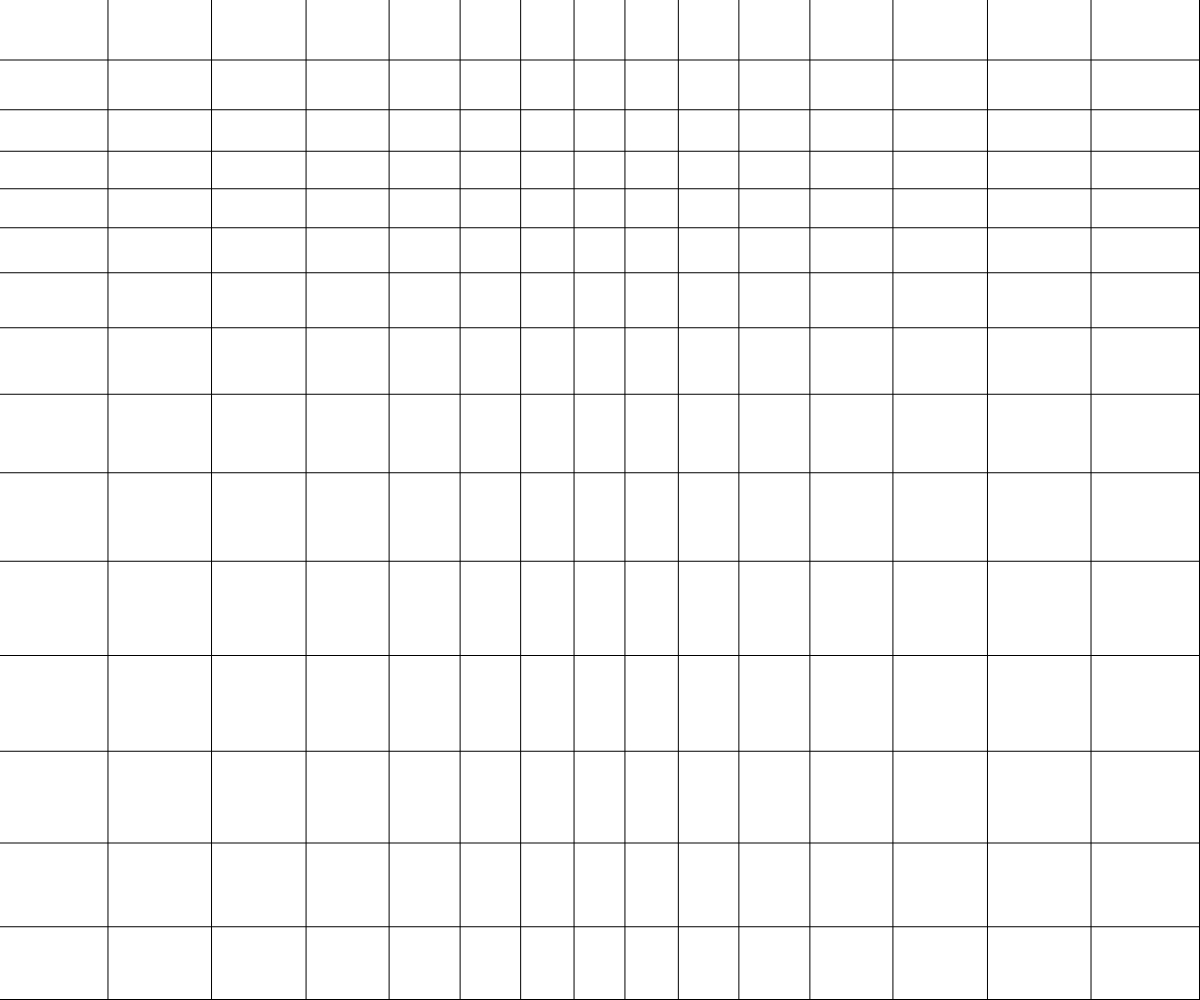
Frame 1 (no input)
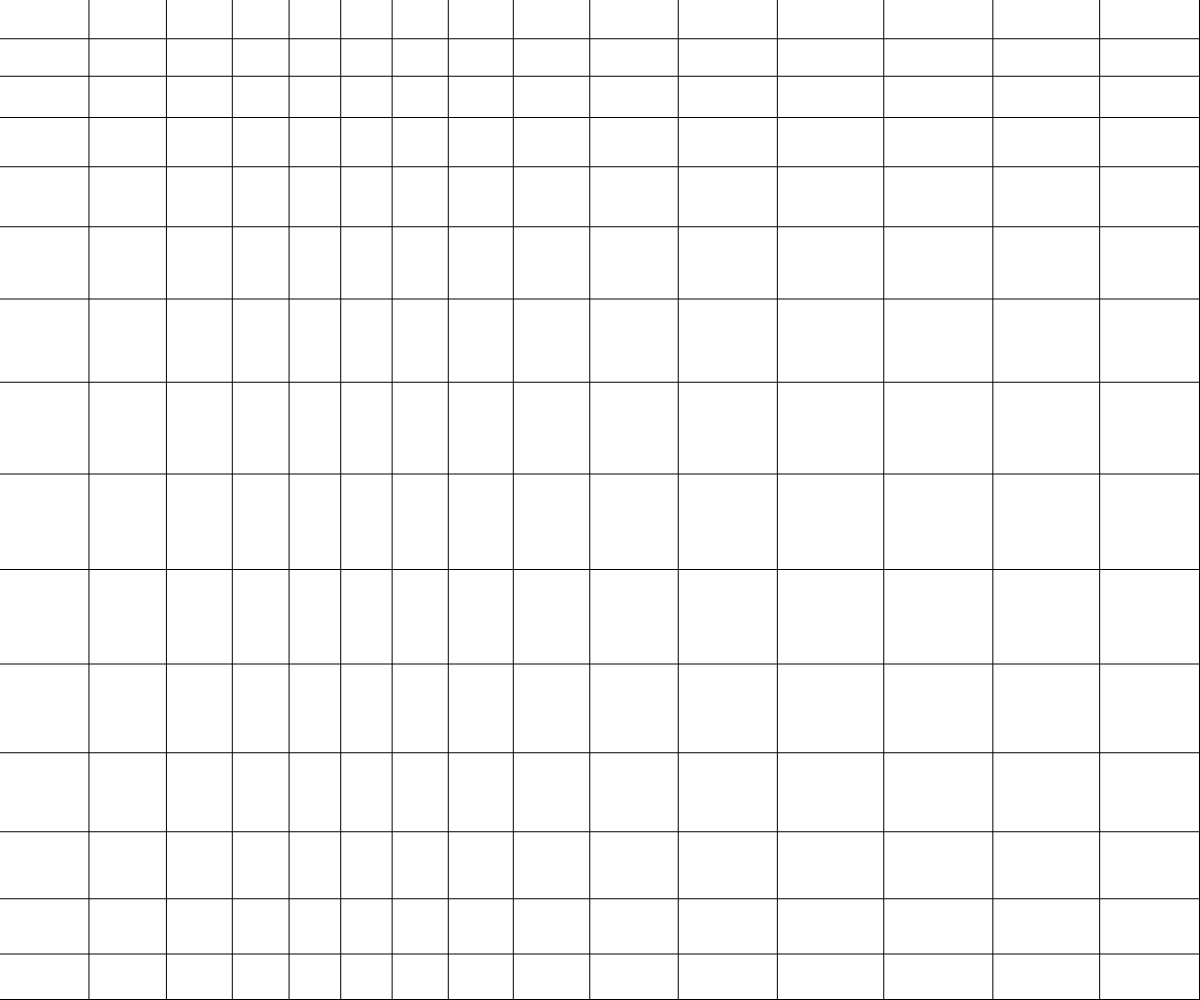
Frame 60 (no input)
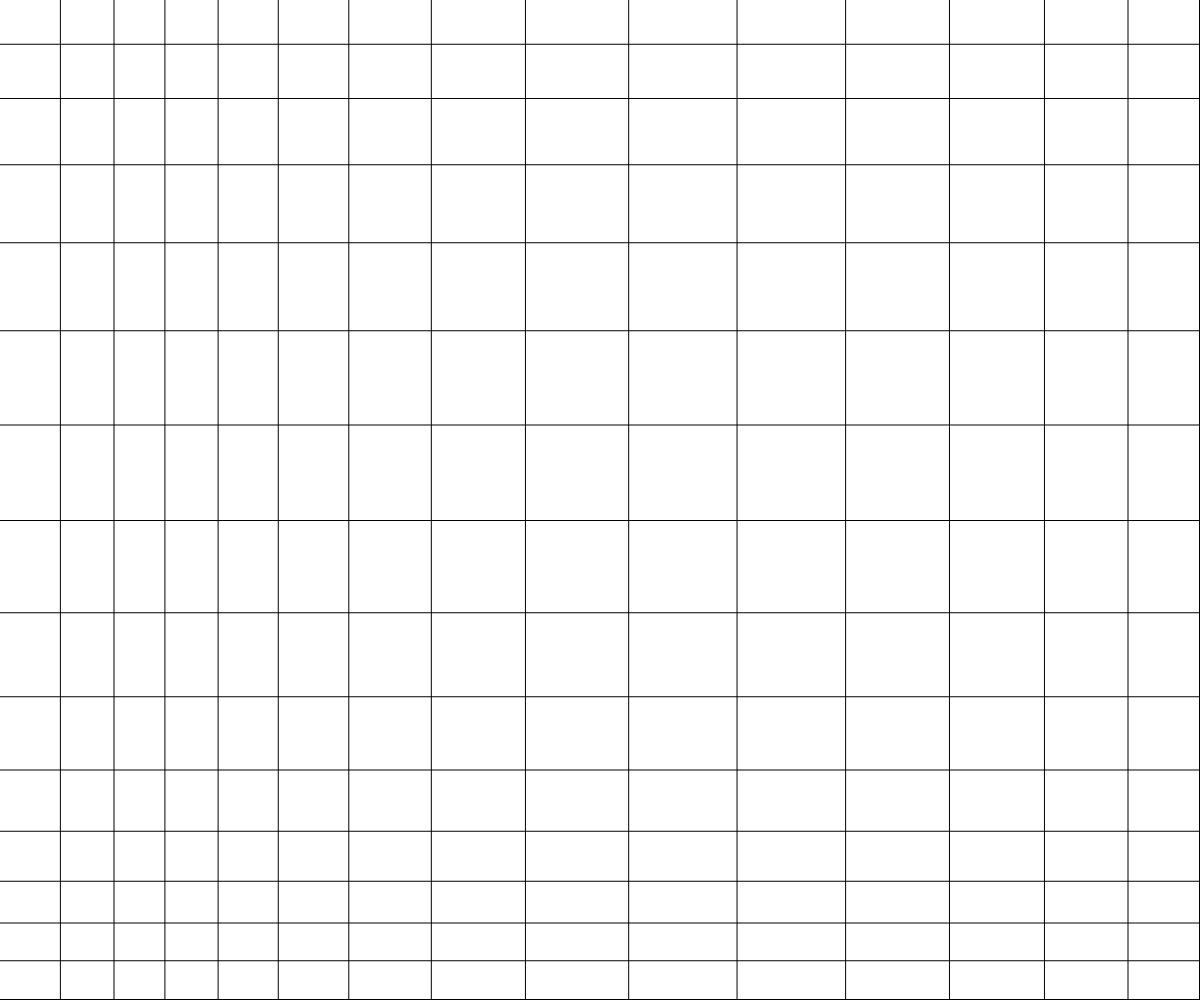
Frame 120 (the mouse pressed at the canvas centre since frame 60)

The p5.js sketch that drew these frames (run headless with seeded random() and noise() and a simulated clock; from frame 60 on, the mouse is pressed at the canvas centre):

// p5.js sketch
// ── sketch.js
let m = 0;
const TILE = 15, UPP = 24, XSPD = 7000, YSPD = 7000;
let typed = '';
let scrollX = 0;
let waveType = 'sine';

const FONT = {
  ' ': ['00000','00000','00000','00000','00000','00000','00000'],
  'A': ['01110','10001','10001','11111','10001','10001','10001'],
  'B': ['11110','10001','10001','11110','10001','10001','11110'],
  'C': ['01111','10000','10000','10000','10000','10000','01111'],
  'D': ['11110','10001','10001','10001','10001','10001','11110'],
  'E': ['11111','10000','10000','11110','10000','10000','11111'],
  'F': ['11111','10000','10000','11110','10000','10000','10000'],
  'G': ['01111','10000','10000','10011','10001','10001','01111'],
  'H': ['10001','10001','10001','11111','10001','10001','10001'],
  'I': ['11111','00100','00100','00100','00100','00100','11111'],
  'J': ['11111','00010','00010','00010','00010','10010','01100'],
  'K': ['10001','10010','10100','11000','10100','10010','10001'],
  'L': ['10000','10000','10000','10000','10000','10000','11111'],
  'M': ['10001','11011','10101','10001','10001','10001','10001'],
  'N': ['10001','11001','10101','10011','10001','10001','10001'],
  'O': ['01110','10001','10001','10001','10001','10001','01110'],
  'P': ['11110','10001','10001','11110','10000','10000','10000'],
  'Q': ['01110','10001','10001','10001','10101','10010','01101'],
  'R': ['11110','10001','10001','11110','10100','10010','10001'],
  'S': ['01111','10000','10000','01110','00001','00001','11110'],
  'T': ['11111','00100','00100','00100','00100','00100','00100'],
  'U': ['10001','10001','10001','10001','10001','10001','01110'],
  'V': ['10001','10001','10001','10001','01010','01010','00100'],
  'W': ['10001','10001','10001','10101','10101','11011','10001'],
  'X': ['10001','10001','01010','00100','01010','10001','10001'],
  'Y': ['10001','10001','01010','00100','00100','00100','00100'],
  'Z': ['11111','00001','00010','00100','01000','10000','11111'],
  '0': ['01110','10011','10101','11001','10001','10001','01110'],
  '1': ['00100','01100','00100','00100','00100','00100','01110'],
  '2': ['01110','10001','00001','00110','01000','10000','11111'],
  '3': ['11111','00001','00001','01110','00001','00001','11111'],
  '4': ['10001','10001','10001','11111','00001','00001','00001'],
  '5': ['11111','10000','10000','11110','00001','00001','11110'],
  '6': ['01111','10000','10000','11110','10001','10001','01110'],
  '7': ['11111','00001','00010','00100','01000','01000','01000'],
  '8': ['01110','10001','10001','01110','10001','10001','01110'],
  '9': ['01110','10001','10001','01111','00001','00001','01110'],
  '!': ['00100','00100','00100','00100','00100','00000','00100'],
  '?': ['01110','10001','00001','00110','00100','00000','00100'],
  '.': ['00000','00000','00000','00000','00000','00000','00100'],
  '-': ['00000','00000','00000','11111','00000','00000','00000'],
};

function wave(a) {
  switch (waveType) {
    case 'triangle': return asin(sin(a)) / 90;
    case 'pulse':    return sin(a) >= 0 ? 1 : -1;
    case 'sawtooth': return (((a % 360) + 360) % 360) / 180 - 1;
    case 'complex':  return (sin(a) + sin(2*a)*0.5 + sin(3*a)*0.33 + sin(5*a)*0.2) / 2.03;
    default:         return sin(a);
  }
}

function setup() {
  createCanvas(windowWidth, windowHeight);
  angleMode(DEGREES);

  const sel = createSelect();
  ['Sine', 'Triangle', 'Pulse', 'Sawtooth', 'Complex'].forEach(w => sel.option(w));
  sel.changed(() => { waveType = sel.value().toLowerCase(); });
}

function keyPressed() {
  if (keyCode === BACKSPACE) { typed = typed.slice(0, -1); scrollX = 0; return false; }
  if (keyCode === ESCAPE)    { typed = ''; scrollX = 0; return false; }
  const c = key.toUpperCase();
  if (key.length === 1 && FONT[c]) typed += c;
  return false;
}

function isLit(gx, gy) {
  if (!typed) return false;
  const totalW = typed.length * 6 - 1;
  const oy = floor((TILE - 7) / 2);
  const cy = gy - oy;
  if (cy < 0 || cy >= 7) return false;

  // centered when fits, scrolling when overflows
  const px = totalW <= TILE
    ? gx - floor((TILE - totalW) / 2)
    : gx - TILE + floor(scrollX);

  for (let i = 0; i < typed.length; i++) {
    const cx = px - i * 6;
    const p = FONT[typed[i]];
    if (p && cx >= 0 && cx < 5 && p[cy][cx] === '1') return true;
  }
  return false;
}

function draw() {
  const wid = width, hei = height;
  background(0);

  if (typed) {
    const totalW = typed.length * 6 - 1;
    if (totalW > TILE) scrollX = (scrollX + 0.05) % (TILE + totalW);
  }

  push();
  translate(floor(wave(m) * -XSPD) / 100, floor(wave(m + 90) * -YSPD) / 100);
  for (let x = 0; x < TILE; x++) {
    for (let y = 0; y < TILE; y++) {
      fill(typed && !isLit(x, y) ? 20 : 255);
      noStroke();
      const xx = x * (wid / TILE);
      const n = floor(wave(m + x * UPP) * XSPD) / 100;
      const o = floor(wave(m + (x + 1) * UPP) * XSPD) / 100;
      const p = floor(wave(m + y * UPP + 90) * YSPD) / 100;
      const q = floor(wave(m + (y + 1) * UPP + 90) * YSPD) / 100;
      const yy = y * (hei / TILE);
      rectMode(CORNERS);
      rect(xx + n, yy + p, xx + o - 1 + wid / TILE, yy + q - 1 + hei / TILE);
    }
  }
  pop();
  m++;
}

// ── style.css
* {
  margin: 0;
  padding: 0;
  box-sizing: border-box;
}

@font-face {
  font-family: "ABC Diatype Mono";
  src: url("diatype/ABCDiatypeSemi-Mono-Regular-Trial.otf") format("opentype");
  font-weight: 400;
  font-style: normal;
}

body {
  background: #000;
  overflow: hidden;
}

select {
  position: fixed;
  top: 20px;
  left: 20px;
  background: #111;
  color: #fff;
  border: 1px solid #444;
  padding: 5px 10px;
  font-family: "ABC Diatype Mono", monospace;
  font-size: 11px;
  border-radius: 3px;
  cursor: pointer;
  outline: none;
}
